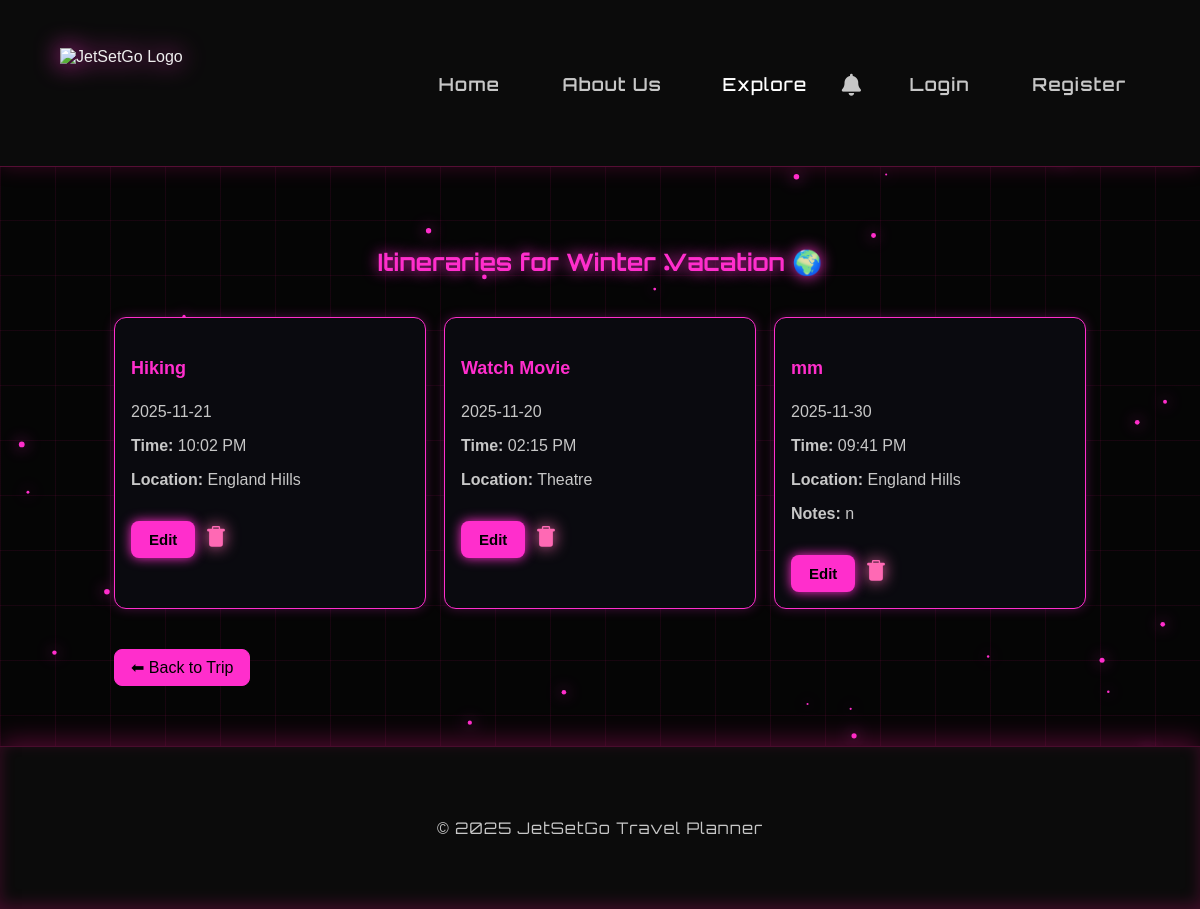
The page /trip/1/itineraries on the database its author committed.
### app/models.py (models this page shows, shortened)
class Trip(db.Model):
    __tablename__ = "trip"
    id = db.Column(db.Integer, primary_key=True)
    title = db.Column(db.String(100), nullable=False)
    start_date = db.Column(db.Date, nullable=False)
    end_date = db.Column(db.Date, nullable=False)
    description = db.Column(db.Text, nullable=True)
    destinations = db.relationship(
        "TripDestination",
        backref="trip",
        cascade="all, delete-orphan",
        lazy=True
    )
    itinerary = db.relationship("ItineraryItem", backref="trip", lazy=True, cascade="all, delete-orphan")
    budget = db.relationship("Budget", backref="trip", uselist=False, cascade="all, delete-orphan")
    participants = db.relationship("User", secondary=trip_users, backref=db.backref("trips", lazy="dynamic"))
    reviews = db.relationship("Review", backref="trip", lazy=True, cascade="all, delete-orphan")

class ItineraryItem(db.Model):
    __tablename__ = "itinerary_item"
    id = db.Column(db.Integer, primary_key=True)
    title = db.Column(db.String(100), nullable=False)
    date = db.Column(db.Date, nullable=False)
    location = db.Column(db.String(150))
    notes = db.Column(db.Text)
    time = db.Column(db.Time)
    trip_id = db.Column(db.Integer, db.ForeignKey("trip.id"), nullable=False)

### app/routes/trips.py (the view)
@trips_bp.route('/trip/<int:trip_id>/itineraries')
def all_itineraries(trip_id):
    trip = Trip.query.get_or_404(trip_id)
    return render_template('all_itineraries.html', trip=trip)

### app/templates/all_itineraries.html (shortened to what this page needs)
{% extends "base.html" %}
{% block content %}
<div class="container mt-4">
    <h2 class="text-center mb-4">Itineraries for {{ trip.title }} 🌍</h2>
    {% if trip.itinerary|length == 0 %}
        <p class="text-muted text-center">No itinerary entries yet.</p>
    {% else %}
        <div class="itinerary-mini-card-container">
            {% for item in trip.itinerary %}
                <div class="itinerary-mini-card">
                    <div class="mini-info">
                        <h4 class="mini-title">{{ item.title }}</h4>
                        <p class="mini-date">{{ item.date }}</p>
                        {% if item.time %}
                            <p class="mini-text"><b>Time:</b> {{ item.time.strftime("%I:%M %p") }}</p>
                        {% endif %}
                        {% if item.location %}
                            <p class="mini-text"><b>Location:</b> {{ item.location }}</p>
                        {% endif %}
                        {% if item.notes %}
                            <p class="mini-text"><b>Notes:</b> {{ item.notes }}</p>
                        {% endif %}
                    </div>
                    <div class="mini-buttons">
                        <a href="{{ url_for('trips.edit_itinerary', item_id=item.id) }}"
                           class="btn btn-link btn-primary btn-sm">Edit</a>
                        <form method="POST"
                              action="{{ url_for('trips.delete_itinerary', item_id=item.id) }}"
                              onsubmit="return confirm('Delete this itinerary item?');">
                            <button class="btn-trash" style="margin-top: 25px;">
                            </button>
                        </form>
                    </div>
                </div>
            {% endfor %}
        </div>
    {% endif %}
    <div class="text-center mt-4">
        <a href="{{ url_for('trips.trip_detail', trip_id=trip.id) }}" class="btn-back">
            ⬅ Back to Trip
        </a>
    </div>
</div>
{% endblock %}

### app/static/css/style.css (style rules this page uses)
:root { --bg-color: #000000; --text-color: #f2f2f2; --soft-text: #c7c7c7; --card-bg: rgba(10, 10, 10, 0.8); --border-color: #ff2ecc; --neon-pink: #ff2ecc; --neon-hover: #ff5be0; }
body { background: var(--bg-color); color: var(--text-color); font-family: "Inter", sans-serif; margin: 0; padding: 0; opacity: 0; animation: fadeIn 0.9s ease-out forwards; }
a { transition: opacity 0.3s ease; }
.container { width: 90%; max-width: 1150px; margin: auto; }
body::before { content: ""; position: fixed; top: 0; left: 0; width: 100%; height: 100%; background-image: linear-gradient(rgba(255, 20, 147, 0.08) 1px, transparent 1px), linear-gradient(90deg, rgba(255, 20, 147, 0.08) 1px, transparent 1px); background-size: 55px 55px; animation: gridMove 32s linear infinite; z-index: -3; pointer-events: none !important; }
.btn { width: 100%; padding: 12px 0; background: var(--neon-pink); color: #000; border: none; font-weight: 600; font-size: 16px; margin-top: 10px; border-radius: 8px; cursor: pointer; transition: 0.25s ease; box-shadow: 0 0 12px var(--neon-pink); position: relative; z-index: 20; }
.btn-link { display: block; text-align: center; width: auto; margin-top: 20px; font-size: 15px; text-decoration: none; transition: 0.2s ease; position: relative; z-index: 30 !important; }
.container { max-width: 1200px; margin: auto; padding: 30px 15px; position: relative; z-index: 10; }
.container h2 { color: var(--neon-pink); text-align: center; font-family: "Orbitron", sans-serif; text-shadow: 0 0 15px var(--neon-pink); margin-bottom: 40px; }
.btn-trash { background: transparent !important; border: none; padding: 0; width: auto; cursor: pointer; }
.itinerary-mini-card-container { display: grid; grid-template-columns: repeat(auto-fit, minmax(280px, 1fr)); gap: 18px; margin-bottom: 40px; }
.itinerary-mini-card { background: #0a0a0f; border: 1px solid var(--neon-pink); padding: 16px; border-radius: 12px; box-shadow: 0 0 12px rgba(255, 45, 220, 0.25); transition: 0.25s ease; position: relative; z-index: 5; }
.mini-title { color: var(--neon-pink); font-size: 18px; font-weight: 700; }
.mini-text, .mini-date { color: var(--soft-text); margin-bottom: 4px; }
.mini-buttons { display: flex; gap: 10px; margin-top: 12px; }
.btn-primary { background: var(--neon-pink) !important; color: #000 !important; border: none !important; box-shadow: 0 0 12px var(--neon-pink); }
.btn-back { background: var(--neon-pink) !important; border: 1px solid var(--neon-pink); padding: 8px 16px; border-radius: 8px; text-decoration: none !important; color: black; transition: 0.2s; display: inline-block; font-weight: 400; }
body { background: #050505; color: #eee; font-family: 'Poppins', sans-serif; }
.btn, .btn-small, .btn-clear { padding: 10px 18px; border: none; border-radius: 8px; background: var(--neon-pink); color: #000; cursor: pointer; font-weight: bold; transition: 0.2s ease; }

### rows shown on the page
Trip: title "Winter Vacation"
ItineraryItem: title "Hiking", date "2025-11-21", time "10:02 PM", location "England Hills"
ItineraryItem: title "Watch Movie", date "2025-11-20", time "02:15 PM", location "Theatre"
ItineraryItem: title "mm", date "2025-11-30", time "09:41 PM", location "England Hills", notes "n"

### other values the page prints
{{ 2025 }} "2025"
